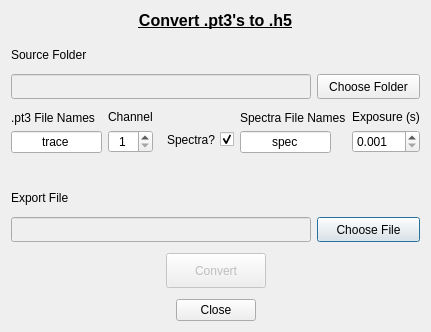
<?xml version="1.0" encoding="UTF-8"?>
<ui version="4.0">
 <class>pt3ConvertDialog</class>
 <widget class="QDialog" name="pt3ConvertDialog">
  <property name="windowModality">
   <enum>Qt::ApplicationModal</enum>
  </property>
  <property name="geometry">
   <rect>
    <x>0</x>
    <y>0</y>
    <width>431</width>
    <height>332</height>
   </rect>
  </property>
  <property name="maximumSize">
   <size>
    <width>431</width>
    <height>332</height>
   </size>
  </property>
  <property name="windowTitle">
   <string>Convert to h5</string>
  </property>
  <property name="autoFillBackground">
   <bool>false</bool>
  </property>
  <property name="modal">
   <bool>true</bool>
  </property>
  <layout class="QVBoxLayout" name="verticalLayout_2">
   <item>
    <widget class="QLabel" name="lblTitle">
     <property name="font">
      <font>
       <pointsize>12</pointsize>
       <weight>75</weight>
       <bold>true</bold>
       <underline>true</underline>
      </font>
     </property>
     <property name="text">
      <string>Convert .pt3's to .h5</string>
     </property>
     <property name="alignment">
      <set>Qt::AlignCenter</set>
     </property>
    </widget>
   </item>
   <item>
    <spacer name="verticalSpacer_5">
     <property name="orientation">
      <enum>Qt::Vertical</enum>
     </property>
     <property name="sizeType">
      <enum>QSizePolicy::Minimum</enum>
     </property>
     <property name="sizeHint" stdset="0">
      <size>
       <width>20</width>
       <height>5</height>
      </size>
     </property>
    </spacer>
   </item>
   <item>
    <layout class="QGridLayout" name="gridLayout">
     <item row="0" column="0">
      <layout class="QVBoxLayout" name="verticalLayout">
       <item>
        <widget class="QLabel" name="lblLoadDir">
         <property name="text">
          <string>Source Folder</string>
         </property>
        </widget>
       </item>
       <item>
        <widget class="QLineEdit" name="edtSourceFolder">
         <property name="enabled">
          <bool>false</bool>
         </property>
         <property name="sizePolicy">
          <sizepolicy hsizetype="Fixed" vsizetype="Fixed">
           <horstretch>0</horstretch>
           <verstretch>0</verstretch>
          </sizepolicy>
         </property>
         <property name="minimumSize">
          <size>
           <width>300</width>
           <height>25</height>
          </size>
         </property>
        </widget>
       </item>
      </layout>
     </item>
     <item row="4" column="1">
      <layout class="QVBoxLayout" name="verticalLayout_5">
       <item>
        <spacer name="verticalSpacer_3">
         <property name="orientation">
          <enum>Qt::Vertical</enum>
         </property>
         <property name="sizeType">
          <enum>QSizePolicy::Expanding</enum>
         </property>
         <property name="sizeHint" stdset="0">
          <size>
           <width>20</width>
           <height>10</height>
          </size>
         </property>
        </spacer>
       </item>
       <item>
        <widget class="QPushButton" name="btnExportFile">
         <property name="sizePolicy">
          <sizepolicy hsizetype="Preferred" vsizetype="Fixed">
           <horstretch>0</horstretch>
           <verstretch>0</verstretch>
          </sizepolicy>
         </property>
         <property name="minimumSize">
          <size>
           <width>0</width>
           <height>25</height>
          </size>
         </property>
         <property name="text">
          <string>Choose File</string>
         </property>
         <property name="icon">
          <iconset resource="../icons.qrc">
           <normaloff>:/icons/icons/open-file.png</normaloff>:/icons/icons/open-file.png</iconset>
         </property>
         <property name="iconSize">
          <size>
           <width>20</width>
           <height>20</height>
          </size>
         </property>
        </widget>
       </item>
      </layout>
     </item>
     <item row="3" column="0" colspan="2">
      <spacer name="verticalSpacer_7">
       <property name="orientation">
        <enum>Qt::Vertical</enum>
       </property>
       <property name="sizeType">
        <enum>QSizePolicy::Fixed</enum>
       </property>
       <property name="sizeHint" stdset="0">
        <size>
         <width>20</width>
         <height>25</height>
        </size>
       </property>
      </spacer>
     </item>
     <item row="0" column="1">
      <layout class="QVBoxLayout" name="verticalLayout_3">
       <item>
        <spacer name="verticalSpacer_2">
         <property name="orientation">
          <enum>Qt::Vertical</enum>
         </property>
         <property name="sizeType">
          <enum>QSizePolicy::Expanding</enum>
         </property>
         <property name="sizeHint" stdset="0">
          <size>
           <width>20</width>
           <height>10</height>
          </size>
         </property>
        </spacer>
       </item>
       <item>
        <widget class="QPushButton" name="btnSourceFolder">
         <property name="sizePolicy">
          <sizepolicy hsizetype="Preferred" vsizetype="Fixed">
           <horstretch>0</horstretch>
           <verstretch>0</verstretch>
          </sizepolicy>
         </property>
         <property name="minimumSize">
          <size>
           <width>0</width>
           <height>25</height>
          </size>
         </property>
         <property name="text">
          <string>Choose Folder</string>
         </property>
         <property name="icon">
          <iconset resource="../icons.qrc">
           <normaloff>:/icons/icons/open-folder.png</normaloff>:/icons/icons/open-folder.png</iconset>
         </property>
         <property name="iconSize">
          <size>
           <width>20</width>
           <height>20</height>
          </size>
         </property>
        </widget>
       </item>
      </layout>
     </item>
     <item row="4" column="0">
      <layout class="QVBoxLayout" name="verticalLayout_4">
       <item>
        <widget class="QLabel" name="lblExportFile">
         <property name="text">
          <string>Export File</string>
         </property>
        </widget>
       </item>
       <item>
        <widget class="QLineEdit" name="edtExportFile">
         <property name="enabled">
          <bool>false</bool>
         </property>
         <property name="sizePolicy">
          <sizepolicy hsizetype="Fixed" vsizetype="Fixed">
           <horstretch>0</horstretch>
           <verstretch>0</verstretch>
          </sizepolicy>
         </property>
         <property name="minimumSize">
          <size>
           <width>300</width>
           <height>25</height>
          </size>
         </property>
         <property name="text">
          <string/>
         </property>
        </widget>
       </item>
      </layout>
     </item>
     <item row="2" column="0" colspan="2">
      <layout class="QHBoxLayout" name="horizontalLayout">
       <item>
        <layout class="QVBoxLayout" name="verticalLayout_6">
         <item>
          <widget class="QLabel" name="lblFileNames_pt3">
           <property name="text">
            <string>.pt3 File Names</string>
           </property>
          </widget>
         </item>
         <item>
          <widget class="QLineEdit" name="edtFileNames_pt3">
           <property name="enabled">
            <bool>true</bool>
           </property>
           <property name="sizePolicy">
            <sizepolicy hsizetype="Fixed" vsizetype="Fixed">
             <horstretch>0</horstretch>
             <verstretch>0</verstretch>
            </sizepolicy>
           </property>
           <property name="maximumSize">
            <size>
             <width>91</width>
             <height>16777215</height>
            </size>
           </property>
           <property name="text">
            <string>trace</string>
           </property>
           <property name="alignment">
            <set>Qt::AlignCenter</set>
           </property>
          </widget>
         </item>
        </layout>
       </item>
       <item>
        <layout class="QVBoxLayout" name="verticalLayout_7">
         <item>
          <widget class="QLabel" name="lblChannel">
           <property name="text">
            <string>Channel</string>
           </property>
          </widget>
         </item>
         <item>
          <widget class="QSpinBox" name="spbChannel">
           <property name="alignment">
            <set>Qt::AlignCenter</set>
           </property>
           <property name="minimum">
            <number>1</number>
           </property>
           <property name="maximum">
            <number>4</number>
           </property>
          </widget>
         </item>
        </layout>
       </item>
       <item>
        <spacer name="horizontalSpacer_3">
         <property name="orientation">
          <enum>Qt::Horizontal</enum>
         </property>
         <property name="sizeType">
          <enum>QSizePolicy::Expanding</enum>
         </property>
         <property name="sizeHint" stdset="0">
          <size>
           <width>90</width>
           <height>20</height>
          </size>
         </property>
        </spacer>
       </item>
       <item>
        <layout class="QVBoxLayout" name="verticalLayout_10">
         <item>
          <spacer name="verticalSpacer_4">
           <property name="orientation">
            <enum>Qt::Vertical</enum>
           </property>
           <property name="sizeType">
            <enum>QSizePolicy::Fixed</enum>
           </property>
           <property name="sizeHint" stdset="0">
            <size>
             <width>20</width>
             <height>16</height>
            </size>
           </property>
          </spacer>
         </item>
         <item>
          <widget class="QCheckBox" name="cbxHasSpectra">
           <property name="sizePolicy">
            <sizepolicy hsizetype="Minimum" vsizetype="Minimum">
             <horstretch>0</horstretch>
             <verstretch>0</verstretch>
            </sizepolicy>
           </property>
           <property name="minimumSize">
            <size>
             <width>0</width>
             <height>0</height>
            </size>
           </property>
           <property name="layoutDirection">
            <enum>Qt::RightToLeft</enum>
           </property>
           <property name="text">
            <string>Spectra?</string>
           </property>
           <property name="checked">
            <bool>true</bool>
           </property>
          </widget>
         </item>
        </layout>
       </item>
       <item>
        <layout class="QVBoxLayout" name="verticalLayout_9">
         <item>
          <widget class="QLabel" name="lblFileNames_Spectra">
           <property name="text">
            <string>Spectra File Names</string>
           </property>
          </widget>
         </item>
         <item>
          <widget class="QLineEdit" name="edtFileNames_Spectra">
           <property name="enabled">
            <bool>true</bool>
           </property>
           <property name="sizePolicy">
            <sizepolicy hsizetype="Fixed" vsizetype="Fixed">
             <horstretch>0</horstretch>
             <verstretch>0</verstretch>
            </sizepolicy>
           </property>
           <property name="maximumSize">
            <size>
             <width>91</width>
             <height>16777215</height>
            </size>
           </property>
           <property name="text">
            <string>spec</string>
           </property>
           <property name="alignment">
            <set>Qt::AlignCenter</set>
           </property>
          </widget>
         </item>
        </layout>
       </item>
       <item>
        <layout class="QVBoxLayout" name="verticalLayout_8">
         <item>
          <widget class="QLabel" name="lblExposure">
           <property name="text">
            <string>Exposure (s)</string>
           </property>
          </widget>
         </item>
         <item>
          <widget class="QDoubleSpinBox" name="spbExposure">
           <property name="enabled">
            <bool>true</bool>
           </property>
           <property name="decimals">
            <number>3</number>
           </property>
           <property name="minimum">
            <double>0.001000000000000</double>
           </property>
           <property name="maximum">
            <double>9.999000000000001</double>
           </property>
          </widget>
         </item>
        </layout>
       </item>
      </layout>
     </item>
     <item row="1" column="0">
      <spacer name="verticalSpacer_6">
       <property name="orientation">
        <enum>Qt::Vertical</enum>
       </property>
       <property name="sizeType">
        <enum>QSizePolicy::Preferred</enum>
       </property>
       <property name="sizeHint" stdset="0">
        <size>
         <width>20</width>
         <height>5</height>
        </size>
       </property>
      </spacer>
     </item>
    </layout>
   </item>
   <item>
    <spacer name="verticalSpacer">
     <property name="orientation">
      <enum>Qt::Vertical</enum>
     </property>
     <property name="sizeType">
      <enum>QSizePolicy::Minimum</enum>
     </property>
     <property name="sizeHint" stdset="0">
      <size>
       <width>20</width>
       <height>5</height>
      </size>
     </property>
    </spacer>
   </item>
   <item>
    <layout class="QHBoxLayout" name="horizontalLayout_2">
     <item>
      <spacer name="horizontalSpacer_2">
       <property name="orientation">
        <enum>Qt::Horizontal</enum>
       </property>
       <property name="sizeHint" stdset="0">
        <size>
         <width>40</width>
         <height>20</height>
        </size>
       </property>
      </spacer>
     </item>
     <item>
      <widget class="QPushButton" name="btnConvert">
       <property name="enabled">
        <bool>false</bool>
       </property>
       <property name="minimumSize">
        <size>
         <width>100</width>
         <height>35</height>
        </size>
       </property>
       <property name="text">
        <string>Convert</string>
       </property>
       <property name="icon">
        <iconset resource="../icons.qrc">
         <normaloff>:/icons/icons/new-file.png</normaloff>:/icons/icons/new-file.png</iconset>
       </property>
       <property name="iconSize">
        <size>
         <width>25</width>
         <height>25</height>
        </size>
       </property>
      </widget>
     </item>
     <item>
      <spacer name="horizontalSpacer">
       <property name="orientation">
        <enum>Qt::Horizontal</enum>
       </property>
       <property name="sizeHint" stdset="0">
        <size>
         <width>40</width>
         <height>20</height>
        </size>
       </property>
      </spacer>
     </item>
    </layout>
   </item>
   <item>
    <spacer name="verticalSpacer_8">
     <property name="orientation">
      <enum>Qt::Vertical</enum>
     </property>
     <property name="sizeType">
      <enum>QSizePolicy::Minimum</enum>
     </property>
     <property name="sizeHint" stdset="0">
      <size>
       <width>20</width>
       <height>5</height>
      </size>
     </property>
    </spacer>
   </item>
   <item>
    <widget class="QDialogButtonBox" name="buttonBox">
     <property name="orientation">
      <enum>Qt::Horizontal</enum>
     </property>
     <property name="standardButtons">
      <set>QDialogButtonBox::Close</set>
     </property>
     <property name="centerButtons">
      <bool>true</bool>
     </property>
    </widget>
   </item>
  </layout>
 </widget>
 <resources>
  <include location="../icons.qrc"/>
 </resources>
 <connections>
  <connection>
   <sender>buttonBox</sender>
   <signal>accepted()</signal>
   <receiver>pt3ConvertDialog</receiver>
   <slot>accept()</slot>
   <hints>
    <hint type="sourcelabel">
     <x>248</x>
     <y>254</y>
    </hint>
    <hint type="destinationlabel">
     <x>157</x>
     <y>274</y>
    </hint>
   </hints>
  </connection>
  <connection>
   <sender>buttonBox</sender>
   <signal>rejected()</signal>
   <receiver>pt3ConvertDialog</receiver>
   <slot>reject()</slot>
   <hints>
    <hint type="sourcelabel">
     <x>316</x>
     <y>260</y>
    </hint>
    <hint type="destinationlabel">
     <x>286</x>
     <y>274</y>
    </hint>
   </hints>
  </connection>
 </connections>
</ui>
